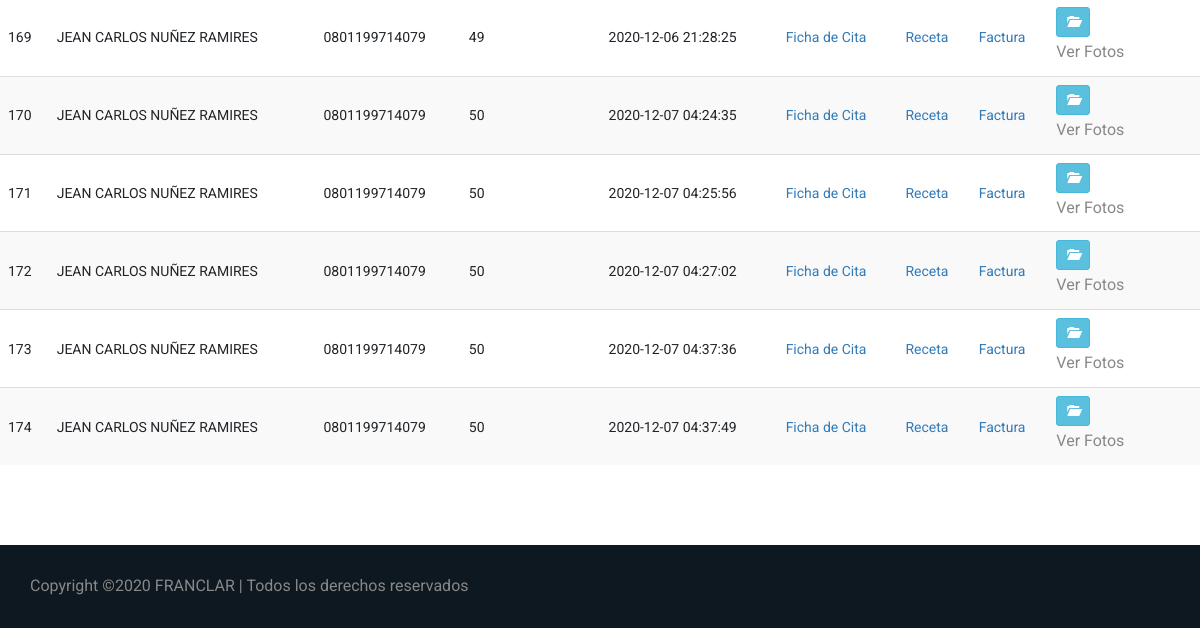
Before: /ver_expediente.php?nik=1 (signed in, lower part) with the older database file.
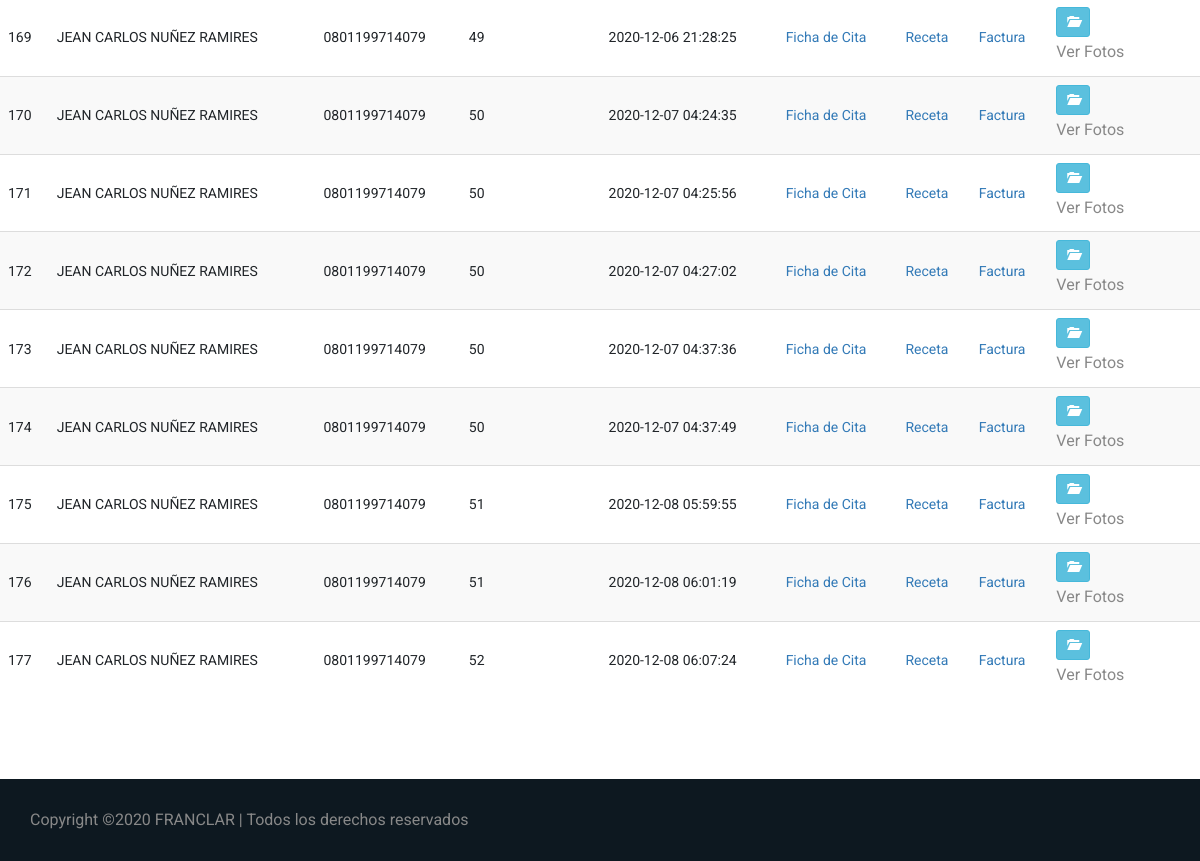
After: the same page with the newer database file.
### tables this page shows
CREATE TABLE `tbl_expediente` (
  `ID_expediente` bigint(3) NOT NULL,
  `ID_paciente` int(3) NOT NULL,
  `ID_Cita` bigint(3) NOT NULL,
  `Fec_atencion` timestamp NOT NULL DEFAULT current_timestamp(),
  `imagen` mediumblob DEFAULT NULL,
  `tipo_imagen` varchar(50) NOT NULL,
  `Usuario_crea` bigint(3) DEFAULT NULL,
  `Fec_crea` date DEFAULT NULL,
  `Usuario_modif` bigint(3) DEFAULT NULL,
  `Fec_modif` date DEFAULT NULL
);

CREATE TABLE `tbl_pacientes` (
  `ID_Paciente` int(3) NOT NULL,
  `cedula` varchar(13) NOT NULL,
  `ID_Sexo` int(1) NOT NULL,
  `ID_Est_Civil` int(3) NOT NULL,
  `ID_Tipo_Sangre` int(3) NOT NULL,
  `ID_Religion` int(3) NOT NULL,
  `ID_TipoPaciente` int(3) NOT NULL,
  `Nom_Paciente` varchar(255) NOT NULL,
  `Fec_Nacimiento` date NOT NULL,
  `Edad` int(3) NOT NULL,
  `Dir_Paciente` varchar(255) NOT NULL,
  `Tel_Paciente` int(8) NOT NULL,
  `Cel_Paciente` int(8) NOT NULL,
  `Email` varchar(50) NOT NULL,
  `Contacto_Emergencia` varchar(40) NOT NULL,
  `ID_Parentesco` int(3) NOT NULL,
  `Tel_Emergencia` int(8) NOT NULL,
  `Cel_Emergencia` int(8) NOT NULL,
  `Antecedentes_Personales` varchar(500) DEFAULT NULL,
  `Antecedentes_Hospitalarios` varchar(500) DEFAULT NULL,
  `Antecedentes_Alergicos` varchar(500) DEFAULT NULL,
  `Antecedentes_Familiares` varchar(500) DEFAULT NULL,
  `Habitos` varchar(500) DEFAULT NULL,
  `Usuario_crea` bigint(3) DEFAULT NULL,
  `Fec_crea` date DEFAULT NULL,
  `Usuario_modif` bigint(3) DEFAULT NULL,
  `Fec_modif` date DEFAULT NULL
);

CREATE TABLE `tbl_citas` (
  `ID_Cita` bigint(3) NOT NULL,
  `ID_Paciente` int(3) NOT NULL,
  `ID_Usuario` bigint(3) NOT NULL,
  `ID_Empleado` int(3) NOT NULL,
  `ID_Especialidad` int(3) NOT NULL,
  `ID_Estado` int(3) NOT NULL,
  `Fec_Creacion` timestamp NOT NULL DEFAULT current_timestamp(),
  `Fec_Atencion` date NOT NULL,
  `Hora_Atencion` time NOT NULL,
  `Precio` int(5) NOT NULL,
  `Usuario_crea` bigint(3) DEFAULT NULL,
  `Fec_crea` date DEFAULT NULL,
  `Usuario_modif` bigint(3) DEFAULT NULL,
  `Fec_modif` date DEFAULT NULL
);

### ver_expediente.php (the view, shortened to what this page needs)
<!doctype html>
<html lang="es">
<?php
include 'head.php'
?>
<body>
    <?php
    include 'header.php';
    ?>
	<?php
	$nik = mysqli_real_escape_string($con,(strip_tags($_GET["nik"],ENT_QUOTES)));
	$sql = mysqli_query($con, "SELECT tbl_expediente.ID_expediente,
	tbl_pacientes.Nom_Paciente,
	tbl_pacientes.cedula,
	tbl_citas.ID_Cita,
	tbl_expediente.Fec_atencion,
	tbl_expediente.tipo_imagen,
	tbl_expediente.imagen FROM tbl_expediente
	INNER JOIN tbl_pacientes on tbl_expediente.ID_Paciente = tbl_pacientes.ID_Paciente
	INNER JOIN tbl_citas on tbl_expediente.ID_Cita = tbl_citas.ID_Cita WHERE tbl_expediente.ID_paciente='$nik'");
	?>
	<br>
	<br>
   <div class="table-responsive">
			<table id="datatableUsuarios" class="table table-striped table-hover" cellspacing="0" width="100%">
				<tbody>
				<?php
				if(mysqli_num_rows($sql) == 0){
					echo '<tr><td colspan="8">No hay datos.</td></tr>';
				}else{
					while($row = mysqli_fetch_assoc($sql)){
					?>
						<tr>
							<td><?php echo $row['ID_expediente']; ?></td>
							<td><?php echo $row['Nom_Paciente']; ?></td>
							<td><?php echo $row['cedula']; ?></td>
							<td><?php echo $row['ID_Cita']; ?></td>
							<td><?php echo $row['Fec_atencion']; ?></td>
							<td><a href="Expedientes/ficha<?php echo $row['Nom_Paciente'].$row['ID_Cita']; ?>.pdf" target="_blank">Ficha de Cita</a></td>
							<td><a href="Expedientes/receta<?php echo $row['Nom_Paciente'].$row['ID_Cita']; ?>.pdf" target="_blank">Receta</a></td>
							<td><a href="Expedientes/factura<?php echo $row['Nom_Paciente'].$row['ID_Cita']; ?>.pdf" target="_blank">Factura</a></td>
							<td>
								<?php echo '<a target="_blank" href="ver_imagen_exp.php?nik='.$row['ID_Cita'].'" title="Ver Imagen" class="btn btn-info btn-sm"><span class="glyphicon glyphicon-folder-open" aria-hidden="true"></span></a>'; ?>
								<p>Ver Fotos</p>
							</td>
						</tr>
						<?php
						}
					}
					?>
			</table>
		 </div>
		 	<br>
            <br>
            <br>
    <?php
        include 'Copyright.php'
    ?>
</body>
</html>

Changed rows visible on the page:
added tbl_expediente: ID_expediente "175", ID_paciente.Nom_Paciente "JEAN CARLOS NUÑEZ RAMIRES", ID_paciente.cedula "0801199714079", ID_Cita.ID_Cita "51", Fec_atencion "2020-12-08 05:59:55"
added tbl_expediente: ID_expediente "176", ID_paciente.Nom_Paciente "JEAN CARLOS NUÑEZ RAMIRES", ID_paciente.cedula "0801199714079", ID_Cita.ID_Cita "51", Fec_atencion "2020-12-08 06:01:19"
added tbl_expediente: ID_expediente "177", ID_paciente.Nom_Paciente "JEAN CARLOS NUÑEZ RAMIRES", ID_paciente.cedula "0801199714079", ID_Cita.ID_Cita "52", Fec_atencion "2020-12-08 06:07:24"
